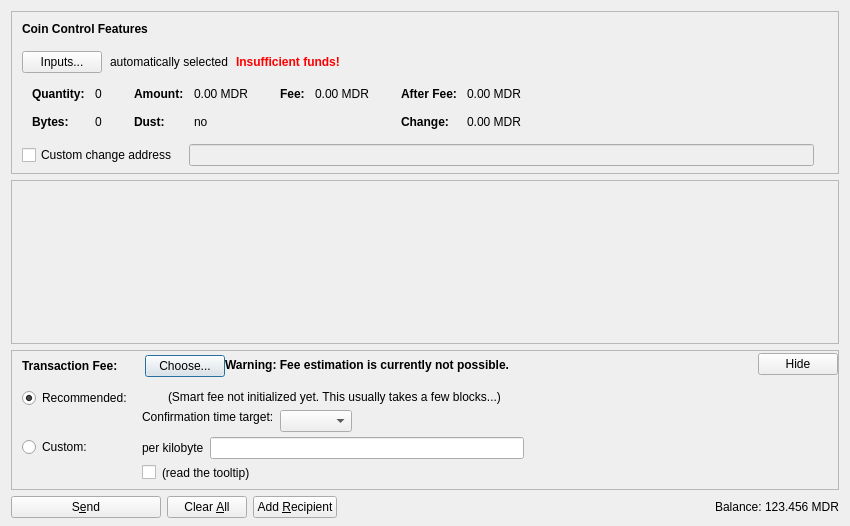
<?xml version="1.0" encoding="UTF-8"?>
<ui version="4.0">
 <class>SendCoinsDialog</class>
 <widget class="QDialog" name="SendCoinsDialog">
  <property name="geometry">
   <rect>
    <x>0</x>
    <y>0</y>
    <width>850</width>
    <height>526</height>
   </rect>
  </property>
  <property name="windowTitle">
   <string>Send Coins</string>
  </property>
  <layout class="QVBoxLayout" name="verticalLayout" stretch="0,1,0,0">
   <property name="bottomMargin">
    <number>8</number>
   </property>
   <item>
    <widget class="QFrame" name="frameCoinControl">
     <property name="sizePolicy">
      <sizepolicy hsizetype="Expanding" vsizetype="Expanding">
       <horstretch>0</horstretch>
       <verstretch>0</verstretch>
      </sizepolicy>
     </property>
     <property name="maximumSize">
      <size>
       <width>16777215</width>
       <height>16777215</height>
      </size>
     </property>
     <property name="frameShape">
      <enum>QFrame::StyledPanel</enum>
     </property>
     <property name="frameShadow">
      <enum>QFrame::Sunken</enum>
     </property>
     <layout class="QVBoxLayout" name="verticalLayoutCoinControl2">
      <property name="spacing">
       <number>0</number>
      </property>
      <property name="leftMargin">
       <number>0</number>
      </property>
      <property name="topMargin">
       <number>0</number>
      </property>
      <property name="rightMargin">
       <number>0</number>
      </property>
      <property name="bottomMargin">
       <number>6</number>
      </property>
      <item>
       <layout class="QVBoxLayout" name="verticalLayoutCoinControl" stretch="0,0,0,0,1">
        <property name="spacing">
         <number>0</number>
        </property>
        <property name="leftMargin">
         <number>10</number>
        </property>
        <property name="topMargin">
         <number>10</number>
        </property>
        <item>
         <layout class="QHBoxLayout" name="horizontalLayoutCoinControl1">
          <property name="bottomMargin">
           <number>15</number>
          </property>
          <item>
           <widget class="QLabel" name="labelCoinControlFeatures">
            <property name="sizePolicy">
             <sizepolicy hsizetype="Preferred" vsizetype="Maximum">
              <horstretch>0</horstretch>
              <verstretch>0</verstretch>
             </sizepolicy>
            </property>
            <property name="font">
             <font>
              <weight>75</weight>
              <bold>true</bold>
             </font>
            </property>
            <property name="styleSheet">
             <string notr="true">font-weight:bold;</string>
            </property>
            <property name="text">
             <string>Coin Control Features</string>
            </property>
           </widget>
          </item>
         </layout>
        </item>
        <item>
         <layout class="QHBoxLayout" name="horizontalLayoutCoinControl2" stretch="0,0,0,0">
          <property name="spacing">
           <number>8</number>
          </property>
          <property name="bottomMargin">
           <number>10</number>
          </property>
          <item>
           <widget class="QPushButton" name="pushButtonCoinControl">
            <property name="styleSheet">
             <string notr="true"/>
            </property>
            <property name="text">
             <string>Inputs...</string>
            </property>
            <property name="autoDefault">
             <bool>false</bool>
            </property>
           </widget>
          </item>
          <item>
           <widget class="QLabel" name="labelCoinControlAutomaticallySelected">
            <property name="text">
             <string>automatically selected</string>
            </property>
            <property name="margin">
             <number>5</number>
            </property>
           </widget>
          </item>
          <item>
           <widget class="QLabel" name="labelCoinControlInsuffFunds">
            <property name="font">
             <font>
              <weight>75</weight>
              <bold>true</bold>
             </font>
            </property>
            <property name="styleSheet">
             <string notr="true">color:red;font-weight:bold;</string>
            </property>
            <property name="text">
             <string>Insufficient funds!</string>
            </property>
            <property name="margin">
             <number>5</number>
            </property>
           </widget>
          </item>
          <item>
           <spacer name="horizontalSpacerCoinControl">
            <property name="orientation">
             <enum>Qt::Horizontal</enum>
            </property>
            <property name="sizeHint" stdset="0">
             <size>
              <width>40</width>
              <height>1</height>
             </size>
            </property>
           </spacer>
          </item>
         </layout>
        </item>
        <item>
         <widget class="QWidget" name="widgetCoinControl" native="true">
          <property name="sizePolicy">
           <sizepolicy hsizetype="Preferred" vsizetype="Preferred">
            <horstretch>0</horstretch>
            <verstretch>0</verstretch>
           </sizepolicy>
          </property>
          <property name="minimumSize">
           <size>
            <width>0</width>
            <height>0</height>
           </size>
          </property>
          <property name="styleSheet">
           <string notr="true"/>
          </property>
          <layout class="QHBoxLayout" name="horizontalLayoutCoinControl5">
           <property name="leftMargin">
            <number>0</number>
           </property>
           <property name="topMargin">
            <number>0</number>
           </property>
           <property name="rightMargin">
            <number>0</number>
           </property>
           <property name="bottomMargin">
            <number>0</number>
           </property>
           <item>
            <layout class="QHBoxLayout" name="horizontalLayoutCoinControl3" stretch="0,0,0,1">
             <property name="spacing">
              <number>20</number>
             </property>
             <property name="topMargin">
              <number>0</number>
             </property>
             <property name="bottomMargin">
              <number>10</number>
             </property>
             <item>
              <layout class="QFormLayout" name="formLayoutCoinControl1">
               <property name="horizontalSpacing">
                <number>10</number>
               </property>
               <property name="verticalSpacing">
                <number>14</number>
               </property>
               <property name="leftMargin">
                <number>10</number>
               </property>
               <property name="topMargin">
                <number>4</number>
               </property>
               <property name="rightMargin">
                <number>6</number>
               </property>
               <item row="0" column="0">
                <widget class="QLabel" name="labelCoinControlQuantityText">
                 <property name="font">
                  <font>
                   <weight>75</weight>
                   <bold>true</bold>
                  </font>
                 </property>
                 <property name="text">
                  <string>Quantity:</string>
                 </property>
                 <property name="margin">
                  <number>0</number>
                 </property>
                </widget>
               </item>
               <item row="0" column="1">
                <widget class="QLabel" name="labelCoinControlQuantity">
                 <property name="cursor">
                  <cursorShape>IBeamCursor</cursorShape>
                 </property>
                 <property name="contextMenuPolicy">
                  <enum>Qt::ActionsContextMenu</enum>
                 </property>
                 <property name="text">
                  <string notr="true">0</string>
                 </property>
                 <property name="margin">
                  <number>0</number>
                 </property>
                 <property name="textInteractionFlags">
                  <set>Qt::LinksAccessibleByMouse|Qt::TextSelectableByKeyboard|Qt::TextSelectableByMouse</set>
                 </property>
                </widget>
               </item>
               <item row="1" column="0">
                <widget class="QLabel" name="labelCoinControlBytesText">
                 <property name="font">
                  <font>
                   <weight>75</weight>
                   <bold>true</bold>
                  </font>
                 </property>
                 <property name="text">
                  <string>Bytes:</string>
                 </property>
                </widget>
               </item>
               <item row="1" column="1">
                <widget class="QLabel" name="labelCoinControlBytes">
                 <property name="cursor">
                  <cursorShape>IBeamCursor</cursorShape>
                 </property>
                 <property name="contextMenuPolicy">
                  <enum>Qt::ActionsContextMenu</enum>
                 </property>
                 <property name="text">
                  <string notr="true">0</string>
                 </property>
                 <property name="textInteractionFlags">
                  <set>Qt::LinksAccessibleByMouse|Qt::TextSelectableByKeyboard|Qt::TextSelectableByMouse</set>
                 </property>
                </widget>
               </item>
              </layout>
             </item>
             <item>
              <layout class="QFormLayout" name="formLayoutCoinControl2">
               <property name="horizontalSpacing">
                <number>10</number>
               </property>
               <property name="verticalSpacing">
                <number>14</number>
               </property>
               <property name="leftMargin">
                <number>6</number>
               </property>
               <property name="topMargin">
                <number>4</number>
               </property>
               <property name="rightMargin">
                <number>6</number>
               </property>
               <item row="0" column="0">
                <widget class="QLabel" name="labelCoinControlAmountText">
                 <property name="font">
                  <font>
                   <weight>75</weight>
                   <bold>true</bold>
                  </font>
                 </property>
                 <property name="text">
                  <string>Amount:</string>
                 </property>
                 <property name="margin">
                  <number>0</number>
                 </property>
                </widget>
               </item>
               <item row="0" column="1">
                <widget class="QLabel" name="labelCoinControlAmount">
                 <property name="cursor">
                  <cursorShape>IBeamCursor</cursorShape>
                 </property>
                 <property name="contextMenuPolicy">
                  <enum>Qt::ActionsContextMenu</enum>
                 </property>
                 <property name="text">
                  <string notr="true">0.00 MDR</string>
                 </property>
                 <property name="textInteractionFlags">
                  <set>Qt::LinksAccessibleByMouse|Qt::TextSelectableByKeyboard|Qt::TextSelectableByMouse</set>
                 </property>
                </widget>
               </item>
               <item row="1" column="0">
                <widget class="QLabel" name="labelCoinControlLowOutputText">
                 <property name="font">
                  <font>
                   <weight>75</weight>
                   <bold>true</bold>
                  </font>
                 </property>
                 <property name="text">
                  <string>Dust:</string>
                 </property>
                </widget>
               </item>
               <item row="1" column="1">
                <widget class="QLabel" name="labelCoinControlLowOutput">
                 <property name="cursor">
                  <cursorShape>IBeamCursor</cursorShape>
                 </property>
                 <property name="contextMenuPolicy">
                  <enum>Qt::ActionsContextMenu</enum>
                 </property>
                 <property name="text">
                  <string notr="true">no</string>
                 </property>
                 <property name="textInteractionFlags">
                  <set>Qt::LinksAccessibleByMouse|Qt::TextSelectableByKeyboard|Qt::TextSelectableByMouse</set>
                 </property>
                </widget>
               </item>
              </layout>
             </item>
             <item>
              <layout class="QFormLayout" name="formLayoutCoinControl3">
               <property name="horizontalSpacing">
                <number>10</number>
               </property>
               <property name="verticalSpacing">
                <number>14</number>
               </property>
               <property name="leftMargin">
                <number>6</number>
               </property>
               <property name="topMargin">
                <number>4</number>
               </property>
               <property name="rightMargin">
                <number>6</number>
               </property>
               <item row="0" column="0">
                <widget class="QLabel" name="labelCoinControlFeeText">
                 <property name="font">
                  <font>
                   <weight>75</weight>
                   <bold>true</bold>
                  </font>
                 </property>
                 <property name="text">
                  <string>Fee:</string>
                 </property>
                 <property name="margin">
                  <number>0</number>
                 </property>
                </widget>
               </item>
               <item row="0" column="1">
                <widget class="QLabel" name="labelCoinControlFee">
                 <property name="cursor">
                  <cursorShape>IBeamCursor</cursorShape>
                 </property>
                 <property name="contextMenuPolicy">
                  <enum>Qt::ActionsContextMenu</enum>
                 </property>
                 <property name="text">
                  <string notr="true">0.00 MDR</string>
                 </property>
                 <property name="textInteractionFlags">
                  <set>Qt::LinksAccessibleByMouse|Qt::TextSelectableByKeyboard|Qt::TextSelectableByMouse</set>
                 </property>
                </widget>
               </item>
              </layout>
             </item>
             <item>
              <layout class="QFormLayout" name="formLayoutCoinControl4">
               <property name="horizontalSpacing">
                <number>10</number>
               </property>
               <property name="verticalSpacing">
                <number>14</number>
               </property>
               <property name="leftMargin">
                <number>6</number>
               </property>
               <property name="topMargin">
                <number>4</number>
               </property>
               <property name="rightMargin">
                <number>6</number>
               </property>
               <item row="0" column="0">
                <widget class="QLabel" name="labelCoinControlAfterFeeText">
                 <property name="font">
                  <font>
                   <weight>75</weight>
                   <bold>true</bold>
                  </font>
                 </property>
                 <property name="text">
                  <string>After Fee:</string>
                 </property>
                 <property name="margin">
                  <number>0</number>
                 </property>
                </widget>
               </item>
               <item row="0" column="1">
                <widget class="QLabel" name="labelCoinControlAfterFee">
                 <property name="cursor">
                  <cursorShape>IBeamCursor</cursorShape>
                 </property>
                 <property name="contextMenuPolicy">
                  <enum>Qt::ActionsContextMenu</enum>
                 </property>
                 <property name="text">
                  <string notr="true">0.00 MDR</string>
                 </property>
                 <property name="textInteractionFlags">
                  <set>Qt::LinksAccessibleByMouse|Qt::TextSelectableByKeyboard|Qt::TextSelectableByMouse</set>
                 </property>
                </widget>
               </item>
               <item row="1" column="0">
                <widget class="QLabel" name="labelCoinControlChangeText">
                 <property name="font">
                  <font>
                   <weight>75</weight>
                   <bold>true</bold>
                  </font>
                 </property>
                 <property name="text">
                  <string>Change:</string>
                 </property>
                </widget>
               </item>
               <item row="1" column="1">
                <widget class="QLabel" name="labelCoinControlChange">
                 <property name="cursor">
                  <cursorShape>IBeamCursor</cursorShape>
                 </property>
                 <property name="contextMenuPolicy">
                  <enum>Qt::ActionsContextMenu</enum>
                 </property>
                 <property name="text">
                  <string notr="true">0.00 MDR</string>
                 </property>
                 <property name="textInteractionFlags">
                  <set>Qt::LinksAccessibleByMouse|Qt::TextSelectableByKeyboard|Qt::TextSelectableByMouse</set>
                 </property>
                </widget>
               </item>
              </layout>
             </item>
            </layout>
           </item>
          </layout>
         </widget>
        </item>
        <item>
         <layout class="QHBoxLayout" name="horizontalLayoutCoinControl4" stretch="0,0,0">
          <property name="spacing">
           <number>12</number>
          </property>
          <property name="sizeConstraint">
           <enum>QLayout::SetDefaultConstraint</enum>
          </property>
          <property name="topMargin">
           <number>5</number>
          </property>
          <property name="rightMargin">
           <number>5</number>
          </property>
          <item>
           <widget class="QCheckBox" name="checkBoxCoinControlChange">
            <property name="toolTip">
             <string>If this is activated, but the change address is empty or invalid, change will be sent to a newly generated address.</string>
            </property>
            <property name="text">
             <string>Custom change address</string>
            </property>
           </widget>
          </item>
          <item>
           <widget class="QValidatedLineEdit" name="lineEditCoinControlChange">
            <property name="enabled">
             <bool>false</bool>
            </property>
            <property name="sizePolicy">
             <sizepolicy hsizetype="Expanding" vsizetype="Fixed">
              <horstretch>0</horstretch>
              <verstretch>0</verstretch>
             </sizepolicy>
            </property>
           </widget>
          </item>
          <item>
           <widget class="QLabel" name="labelCoinControlChangeLabel">
            <property name="sizePolicy">
             <sizepolicy hsizetype="Preferred" vsizetype="Expanding">
              <horstretch>0</horstretch>
              <verstretch>0</verstretch>
             </sizepolicy>
            </property>
            <property name="minimumSize">
             <size>
              <width>0</width>
              <height>0</height>
             </size>
            </property>
            <property name="text">
             <string/>
            </property>
            <property name="margin">
             <number>3</number>
            </property>
           </widget>
          </item>
         </layout>
        </item>
        <item>
         <spacer name="verticalSpacerCoinControl">
          <property name="orientation">
           <enum>Qt::Vertical</enum>
          </property>
          <property name="sizeHint" stdset="0">
           <size>
            <width>800</width>
            <height>1</height>
           </size>
          </property>
         </spacer>
        </item>
       </layout>
      </item>
     </layout>
    </widget>
   </item>
   <item>
    <widget class="QScrollArea" name="scrollArea">
     <property name="widgetResizable">
      <bool>true</bool>
     </property>
     <widget class="QWidget" name="scrollAreaWidgetContents">
      <property name="geometry">
       <rect>
        <x>0</x>
        <y>0</y>
        <width>830</width>
        <height>104</height>
       </rect>
      </property>
      <layout class="QVBoxLayout" name="verticalLayout_2" stretch="0,1">
       <property name="leftMargin">
        <number>0</number>
       </property>
       <property name="topMargin">
        <number>0</number>
       </property>
       <property name="rightMargin">
        <number>0</number>
       </property>
       <property name="bottomMargin">
        <number>0</number>
       </property>
       <item>
        <layout class="QVBoxLayout" name="entries">
         <property name="spacing">
          <number>6</number>
         </property>
        </layout>
       </item>
       <item>
        <spacer name="verticalSpacer">
         <property name="orientation">
          <enum>Qt::Vertical</enum>
         </property>
         <property name="sizeHint" stdset="0">
          <size>
           <width>20</width>
           <height>40</height>
          </size>
         </property>
        </spacer>
       </item>
      </layout>
     </widget>
    </widget>
   </item>
   <item>
    <widget class="QFrame" name="frameFee">
     <property name="sizePolicy">
      <sizepolicy hsizetype="Expanding" vsizetype="Expanding">
       <horstretch>0</horstretch>
       <verstretch>0</verstretch>
      </sizepolicy>
     </property>
     <property name="maximumSize">
      <size>
       <width>16777215</width>
       <height>16777215</height>
      </size>
     </property>
     <property name="frameShape">
      <enum>QFrame::StyledPanel</enum>
     </property>
     <property name="frameShadow">
      <enum>QFrame::Sunken</enum>
     </property>
     <layout class="QVBoxLayout" name="verticalLayoutFee1">
      <property name="spacing">
       <number>0</number>
      </property>
      <property name="leftMargin">
       <number>0</number>
      </property>
      <property name="topMargin">
       <number>0</number>
      </property>
      <property name="rightMargin">
       <number>0</number>
      </property>
      <property name="bottomMargin">
       <number>0</number>
      </property>
      <item>
       <layout class="QVBoxLayout" name="verticalLayoutFee2" stretch="0,0,0">
        <property name="spacing">
         <number>0</number>
        </property>
        <property name="leftMargin">
         <number>10</number>
        </property>
        <property name="topMargin">
         <number>0</number>
        </property>
        <item>
         <layout class="QHBoxLayout" name="horizontalLayoutFee1">
          <property name="bottomMargin">
           <number>0</number>
          </property>
          <item>
           <layout class="QVBoxLayout" name="verticalLayoutFee7">
            <property name="spacing">
             <number>0</number>
            </property>
            <item>
             <spacer name="verticalSpacerSmartFee">
              <property name="orientation">
               <enum>Qt::Vertical</enum>
              </property>
              <property name="sizeType">
               <enum>QSizePolicy::Fixed</enum>
              </property>
              <property name="sizeHint" stdset="0">
               <size>
                <width>1</width>
                <height>4</height>
               </size>
              </property>
             </spacer>
            </item>
            <item>
             <layout class="QHBoxLayout" name="horizontalLayoutSmartFee">
              <property name="spacing">
               <number>10</number>
              </property>
              <item>
               <widget class="QLabel" name="labelFeeHeadline">
                <property name="sizePolicy">
                 <sizepolicy hsizetype="Preferred" vsizetype="Maximum">
                  <horstretch>0</horstretch>
                  <verstretch>0</verstretch>
                 </sizepolicy>
                </property>
                <property name="font">
                 <font>
                  <weight>75</weight>
                  <bold>true</bold>
                 </font>
                </property>
                <property name="styleSheet">
                 <string notr="true">font-weight:bold;</string>
                </property>
                <property name="text">
                 <string>Transaction Fee:</string>
                </property>
               </widget>
              </item>
              <item>
               <widget class="QLabel" name="labelFeeMinimized">
                <property name="text">
                 <string/>
                </property>
               </widget>
              </item>
              <item>
               <widget class="QPushButton" name="buttonChooseFee">
                <property name="text">
                 <string>Choose...</string>
                </property>
               </widget>
              </item>
             </layout>
            </item>
            <item>
             <spacer name="verticalSpacer_5">
              <property name="orientation">
               <enum>Qt::Vertical</enum>
              </property>
              <property name="sizeHint" stdset="0">
               <size>
                <width>1</width>
                <height>1</height>
               </size>
              </property>
             </spacer>
            </item>
           </layout>
          </item>
          <item>
           <widget class="QLabel" name="fallbackFeeWarningLabel">
            <property name="toolTip">
             <string>Using the fallbackfee can result in sending a transaction that will take several hours or days (or never) to confirm. Consider choosing your fee manually or wait until you have validated the complete chain.</string>
            </property>
            <property name="font">
            <font>
                <weight>75</weight>
                <bold>true</bold>
            </font>
            </property>
            <property name="text">
             <string>Warning: Fee estimation is currently not possible.</string>
            </property>
            <property name="wordWrap">
             <bool>false</bool>
            </property>
           </widget>
          </item>
          <item>
           <spacer name="horizontalSpacer_4">
            <property name="orientation">
             <enum>Qt::Horizontal</enum>
            </property>
            <property name="sizeType">
             <enum>QSizePolicy::MinimumExpanding</enum>
            </property>
            <property name="sizeHint" stdset="0">
             <size>
              <width>40</width>
              <height>20</height>
             </size>
            </property>
           </spacer>
          </item>
          <item>
           <widget class="QPushButton" name="buttonMinimizeFee">
            <property name="toolTip">
             <string>collapse fee-settings</string>
            </property>
            <property name="text">
             <string>Hide</string>
            </property>
           </widget>
          </item>
         </layout>
        </item>
        <item>
         <widget class="QFrame" name="frameFeeSelection">
          <layout class="QVBoxLayout" name="verticalLayoutFee12">
           <property name="spacing">
            <number>0</number>
           </property>
           <property name="leftMargin">
            <number>0</number>
           </property>
           <property name="topMargin">
            <number>0</number>
           </property>
           <property name="rightMargin">
            <number>0</number>
           </property>
           <property name="bottomMargin">
            <number>0</number>
           </property>
           <item>
            <layout class="QGridLayout" name="gridLayoutFee">
             <property name="topMargin">
              <number>10</number>
             </property>
             <property name="bottomMargin">
              <number>4</number>
             </property>
             <property name="horizontalSpacing">
              <number>10</number>
             </property>
             <property name="verticalSpacing">
              <number>4</number>
             </property>
             <item row="1" column="1">
              <layout class="QVBoxLayout" name="verticalLayoutFee8">
               <property name="spacing">
                <number>6</number>
               </property>
               <item>
                <layout class="QHBoxLayout" name="horizontalLayoutFee13">
                 <item>
                  <widget class="QLabel" name="labelCustomPerKilobyte">
                   <property name="toolTip">
                    <string>Specify a custom fee per kB (1,000 bytes) of the transaction's virtual size.

Note:  Since the fee is calculated on a per-byte basis, a fee of "100 satoshis per kB" for a transaction size of 500 bytes (half of 1 kB) would ultimately yield a fee of only 50 satoshis.</string>
                   </property>
                   <property name="text">
                    <string>per kilobyte</string>
                   </property>
                  </widget>
                 </item>
                 <item>
                  <widget class="BitcoinAmountField" name="customFee"/>
                 </item>
                 <item>
                  <spacer name="horizontalSpacer_6">
                   <property name="orientation">
                    <enum>Qt::Horizontal</enum>
                   </property>
                   <property name="sizeHint" stdset="0">
                    <size>
                     <width>1</width>
                     <height>1</height>
                    </size>
                   </property>
                  </spacer>
                 </item>
                </layout>
               </item>
               <item>
                <layout class="QHBoxLayout" name="horizontalLayoutFee8">
                 <item>
                  <widget class="QCheckBox" name="checkBoxMinimumFee">
                   <property name="toolTip">
                    <string>Paying only the minimum fee is just fine as long as there is less transaction volume than space in the blocks. But be aware that this can end up in a never confirming transaction once there is more demand for mudracoin transactions than the network can process.</string>
                   </property>
                   <property name="text">
                    <string/>
                   </property>
                  </widget>
                 </item>
                 <item>
                  <widget class="QLabel" name="labelMinFeeWarning">
                   <property name="enabled">
                    <bool>true</bool>
                   </property>
                   <property name="toolTip">
                    <string>Paying only the minimum fee is just fine as long as there is less transaction volume than space in the blocks. But be aware that this can end up in a never confirming transaction once there is more demand for mudracoin transactions than the network can process.</string>
                   </property>
                   <property name="text">
                    <string>(read the tooltip)</string>
                   </property>
                   <property name="margin">
                    <number>5</number>
                   </property>
                  </widget>
                 </item>
                 <item>
                  <spacer name="horizontalSpacer_2">
                   <property name="orientation">
                    <enum>Qt::Horizontal</enum>
                   </property>
                   <property name="sizeHint" stdset="0">
                    <size>
                     <width>1</width>
                     <height>1</height>
                    </size>
                   </property>
                  </spacer>
                 </item>
                </layout>
               </item>
              </layout>
             </item>
             <item row="0" column="0">
              <layout class="QVBoxLayout" name="verticalLayoutFee4" stretch="0,1">
               <item>
                <widget class="QRadioButton" name="radioSmartFee">
                 <property name="text">
                  <string>Recommended:</string>
                 </property>
                 <property name="checked">
                  <bool>true</bool>
                 </property>
                 <attribute name="buttonGroup">
                  <string notr="true">groupFee</string>
                 </attribute>
                </widget>
               </item>
               <item>
                <spacer name="verticalSpacer_2">
                 <property name="orientation">
                  <enum>Qt::Vertical</enum>
                 </property>
                 <property name="sizeHint" stdset="0">
                  <size>
                   <width>1</width>
                   <height>1</height>
                  </size>
                 </property>
                </spacer>
               </item>
              </layout>
             </item>
             <item row="1" column="0">
              <layout class="QVBoxLayout" name="verticalLayoutFee9" stretch="0,1">
               <item>
                <widget class="QRadioButton" name="radioCustomFee">
                 <property name="text">
                  <string>Custom:</string>
                 </property>
                 <attribute name="buttonGroup">
                  <string notr="true">groupFee</string>
                 </attribute>
                </widget>
               </item>
               <item>
                <spacer name="verticalSpacer_6">
                 <property name="orientation">
                  <enum>Qt::Vertical</enum>
                 </property>
                 <property name="sizeHint" stdset="0">
                  <size>
                   <width>1</width>
                   <height>1</height>
                  </size>
                 </property>
                </spacer>
               </item>
              </layout>
             </item>
             <item row="0" column="1">
              <layout class="QVBoxLayout" name="verticalLayoutFee3" stretch="0,0,1">
               <property name="spacing">
                <number>6</number>
               </property>
               <property name="topMargin">
                <number>2</number>
               </property>
               <item>
                <layout class="QHBoxLayout" name="horizontalLayoutFee12">
                 <item>
                  <widget class="QLabel" name="labelSmartFee">
                   <property name="text">
                    <string/>
                   </property>
                   <property name="margin">
                    <number>2</number>
                   </property>
                  </widget>
                 </item>
                 <item>
                  <widget class="QLabel" name="labelFeeEstimation">
                   <property name="text">
                    <string/>
                   </property>
                  </widget>
                 </item>
                 <item>
                  <widget class="QLabel" name="labelSmartFee2">
                   <property name="text">
                    <string>(Smart fee not initialized yet. This usually takes a few blocks...)</string>
                   </property>
                   <property name="margin">
                    <number>2</number>
                   </property>
                  </widget>
                 </item>
                 <item>
                  <spacer name="horizontalSpacer_5">
                   <property name="orientation">
                    <enum>Qt::Horizontal</enum>
                   </property>
                   <property name="sizeHint" stdset="0">
                    <size>
                     <width>1</width>
                     <height>1</height>
                    </size>
                   </property>
                  </spacer>
                 </item>
                </layout>
               </item>
               <item>
                <layout class="QHBoxLayout" name="horizontalLayoutFee9">
                 <item>
                  <layout class="QVBoxLayout" name="verticalLayoutFee6">
                   <item>
                    <widget class="QLabel" name="labelSmartFee3">
                     <property name="text">
                      <string>Confirmation time target:</string>
                     </property>
                     <property name="margin">
                      <number>2</number>
                     </property>
                    </widget>
                   </item>
                   <item>
                    <spacer name="verticalSpacer_3">
                     <property name="orientation">
                      <enum>Qt::Vertical</enum>
                     </property>
                     <property name="sizeHint" stdset="0">
                      <size>
                       <width>1</width>
                       <height>1</height>
                      </size>
                     </property>
                    </spacer>
                   </item>
                  </layout>
                 </item>
                 <item>
                  <layout class="QVBoxLayout" name="verticalLayoutFee5">
                   <property name="rightMargin">
                    <number>30</number>
                   </property>
                   <item>
                    <layout class="QHBoxLayout" name="horizontalLayoutConfTarget">
                     <property name="bottomMargin">
                      <number>0</number>
                     </property>
                     <item>
                      <widget class="QComboBox" name="confTargetSelector"/>
                     </item>
                     <item>
                      <spacer name="horizontalSpacerConfTarget">
                       <property name="orientation">
                        <enum>Qt::Horizontal</enum>
                       </property>
                       <property name="sizeHint" stdset="0">
                        <size>
                         <width>40</width>
                         <height>20</height>
                        </size>
                       </property>
                      </spacer>
                     </item>
                    </layout>
                   </item>
                  </layout>
                 </item>
                </layout>
               </item>
               <item>
                <spacer name="verticalSpacer_4">
                 <property name="orientation">
                  <enum>Qt::Vertical</enum>
                 </property>
                 <property name="sizeHint" stdset="0">
                  <size>
                   <width>1</width>
                   <height>1</height>
                  </size>
                 </property>
                </spacer>
               </item>
              </layout>
             </item>
            </layout>
           </item>
          </layout>
         </widget>
        </item>
        <item>
         <spacer name="verticalSpacerFee">
          <property name="orientation">
           <enum>Qt::Vertical</enum>
          </property>
          <property name="sizeHint" stdset="0">
           <size>
            <width>40</width>
            <height>5</height>
           </size>
          </property>
         </spacer>
        </item>
       </layout>
      </item>
     </layout>
    </widget>
   </item>
   <item>
    <layout class="QHBoxLayout" name="horizontalLayout">
     <item>
      <widget class="QPushButton" name="sendButton">
       <property name="minimumSize">
        <size>
         <width>150</width>
         <height>0</height>
        </size>
       </property>
       <property name="toolTip">
        <string>Confirm the send action</string>
       </property>
       <property name="text">
        <string>S&amp;end</string>
       </property>
       <property name="icon">
        <iconset resource="../bitcoin.qrc">
         <normaloff>:/icons/send</normaloff>:/icons/send</iconset>
       </property>
       <property name="autoDefault">
        <bool>false</bool>
       </property>
       <property name="default">
        <bool>false</bool>
       </property>
      </widget>
     </item>
     <item>
      <widget class="QPushButton" name="clearButton">
       <property name="sizePolicy">
        <sizepolicy hsizetype="Minimum" vsizetype="Fixed">
         <horstretch>0</horstretch>
         <verstretch>0</verstretch>
        </sizepolicy>
       </property>
       <property name="toolTip">
        <string>Clear all fields of the form.</string>
       </property>
       <property name="text">
        <string>Clear &amp;All</string>
       </property>
       <property name="icon">
        <iconset resource="../bitcoin.qrc">
         <normaloff>:/icons/remove</normaloff>:/icons/remove</iconset>
       </property>
       <property name="autoDefault">
        <bool>false</bool>
       </property>
      </widget>
     </item>
     <item>
      <widget class="QPushButton" name="addButton">
       <property name="toolTip">
        <string>Send to multiple recipients at once</string>
       </property>
       <property name="text">
        <string>Add &amp;Recipient</string>
       </property>
       <property name="icon">
        <iconset resource="../bitcoin.qrc">
         <normaloff>:/icons/add</normaloff>:/icons/add</iconset>
       </property>
       <property name="autoDefault">
        <bool>false</bool>
       </property>
      </widget>
     </item>
     <item>
      <spacer name="horizontalSpacer">
       <property name="orientation">
        <enum>Qt::Horizontal</enum>
       </property>
       <property name="sizeHint" stdset="0">
        <size>
         <width>40</width>
         <height>20</height>
        </size>
       </property>
      </spacer>
     </item>
     <item>
      <layout class="QHBoxLayout" name="horizontalLayout_2">
       <property name="spacing">
        <number>3</number>
       </property>
       <item>
        <widget class="QLabel" name="label">
         <property name="sizePolicy">
          <sizepolicy hsizetype="Preferred" vsizetype="Fixed">
           <horstretch>0</horstretch>
           <verstretch>0</verstretch>
          </sizepolicy>
         </property>
         <property name="text">
          <string>Balance:</string>
         </property>
        </widget>
       </item>
       <item>
        <widget class="QLabel" name="labelBalance">
         <property name="sizePolicy">
          <sizepolicy hsizetype="Preferred" vsizetype="Fixed">
           <horstretch>0</horstretch>
           <verstretch>0</verstretch>
          </sizepolicy>
         </property>
         <property name="cursor">
          <cursorShape>IBeamCursor</cursorShape>
         </property>
         <property name="text">
          <string notr="true">123.456 MDR</string>
         </property>
         <property name="textInteractionFlags">
          <set>Qt::LinksAccessibleByMouse|Qt::TextSelectableByKeyboard|Qt::TextSelectableByMouse</set>
         </property>
        </widget>
       </item>
      </layout>
     </item>
    </layout>
   </item>
  </layout>
 </widget>
 <customwidgets>
  <customwidget>
   <class>QValidatedLineEdit</class>
   <extends>QLineEdit</extends>
   <header>qt/qvalidatedlineedit.h</header>
  </customwidget>
  <customwidget>
   <class>BitcoinAmountField</class>
   <extends>QLineEdit</extends>
   <header>qt/bitcoinamountfield.h</header>
   <container>1</container>
  </customwidget>
 </customwidgets>
 <resources>
  <include location="../bitcoin.qrc"/>
 </resources>
 <connections/>
 <buttongroups>
  <buttongroup name="groupFee"/>
 </buttongroups>
</ui>
